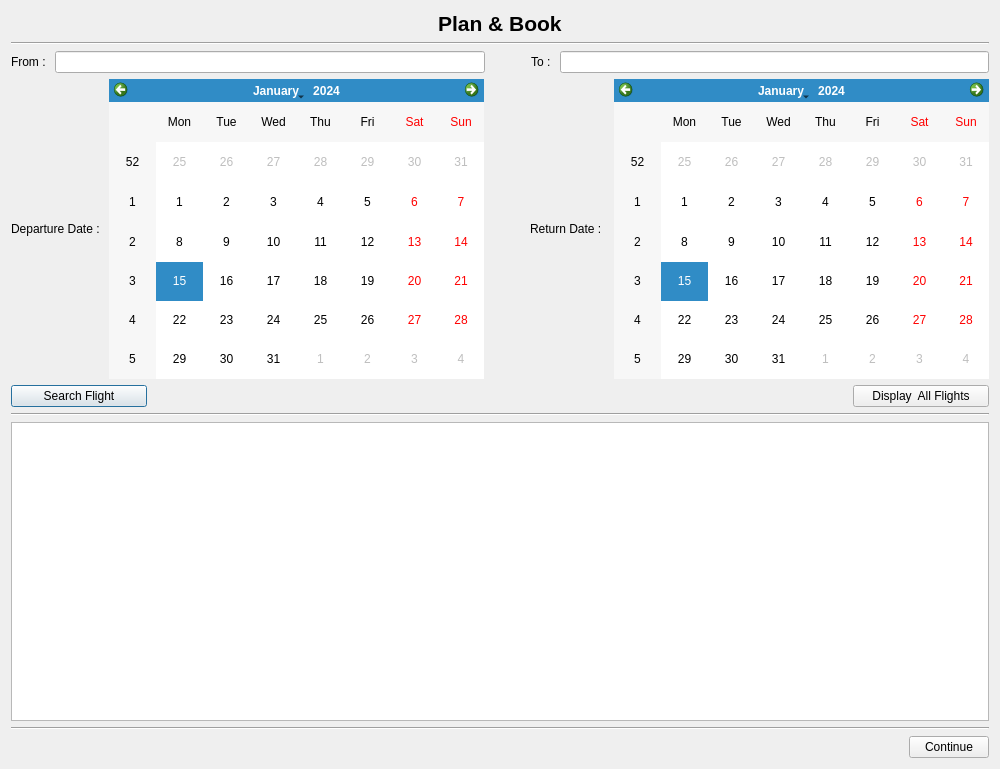
<?xml version="1.0" encoding="UTF-8"?>
<ui version="4.0">
 <class>BookingFlights</class>
 <widget class="QDialog" name="BookingFlights">
  <property name="geometry">
   <rect>
    <x>0</x>
    <y>0</y>
    <width>1000</width>
    <height>769</height>
   </rect>
  </property>
  <property name="windowTitle">
   <string>Dialog</string>
  </property>
  <layout class="QVBoxLayout" name="verticalLayout">
   <item>
    <layout class="QHBoxLayout" name="horizontalLayout">
     <item>
      <spacer name="horizontalSpacer">
       <property name="orientation">
        <enum>Qt::Horizontal</enum>
       </property>
       <property name="sizeType">
        <enum>QSizePolicy::Minimum</enum>
       </property>
       <property name="sizeHint" stdset="0">
        <size>
         <width>40</width>
         <height>20</height>
        </size>
       </property>
      </spacer>
     </item>
     <item alignment="Qt::AlignHCenter">
      <widget class="QLabel" name="LB_Title">
       <property name="font">
        <font>
         <pointsize>16</pointsize>
         <bold>true</bold>
        </font>
       </property>
       <property name="text">
        <string>Plan &amp; Book</string>
       </property>
      </widget>
     </item>
     <item>
      <spacer name="horizontalSpacer_2">
       <property name="orientation">
        <enum>Qt::Horizontal</enum>
       </property>
       <property name="sizeType">
        <enum>QSizePolicy::Minimum</enum>
       </property>
       <property name="sizeHint" stdset="0">
        <size>
         <width>40</width>
         <height>20</height>
        </size>
       </property>
      </spacer>
     </item>
    </layout>
   </item>
   <item>
    <widget class="Line" name="line">
     <property name="orientation">
      <enum>Qt::Horizontal</enum>
     </property>
    </widget>
   </item>
   <item>
    <layout class="QHBoxLayout" name="horizontalLayout_3">
     <item>
      <widget class="QLabel" name="LB_From">
       <property name="text">
        <string>From : </string>
       </property>
      </widget>
     </item>
     <item>
      <widget class="QLineEdit" name="LE_From"/>
     </item>
     <item>
      <spacer name="horizontalSpacer_3">
       <property name="orientation">
        <enum>Qt::Horizontal</enum>
       </property>
       <property name="sizeType">
        <enum>QSizePolicy::Fixed</enum>
       </property>
       <property name="sizeHint" stdset="0">
        <size>
         <width>40</width>
         <height>20</height>
        </size>
       </property>
      </spacer>
     </item>
     <item>
      <widget class="QLabel" name="Lb_To">
       <property name="text">
        <string>To : </string>
       </property>
      </widget>
     </item>
     <item>
      <widget class="QLineEdit" name="LE_To"/>
     </item>
    </layout>
   </item>
   <item>
    <layout class="QHBoxLayout" name="horizontalLayout_4">
     <item>
      <widget class="QLabel" name="LB_DepDate">
       <property name="text">
        <string>Departure Date : </string>
       </property>
      </widget>
     </item>
     <item>
      <widget class="QCalendarWidget" name="CW_DepDate"/>
     </item>
     <item>
      <spacer name="horizontalSpacer_4">
       <property name="orientation">
        <enum>Qt::Horizontal</enum>
       </property>
       <property name="sizeType">
        <enum>QSizePolicy::Fixed</enum>
       </property>
       <property name="sizeHint" stdset="0">
        <size>
         <width>40</width>
         <height>20</height>
        </size>
       </property>
      </spacer>
     </item>
     <item>
      <widget class="QLabel" name="LB_ReturnDate">
       <property name="text">
        <string>Return Date :  </string>
       </property>
      </widget>
     </item>
     <item>
      <widget class="QCalendarWidget" name="CW_ReturnDate"/>
     </item>
    </layout>
   </item>
   <item>
    <layout class="QHBoxLayout" name="horizontalLayout_5">
     <item>
      <widget class="QPushButton" name="pbSearch">
       <property name="text">
        <string>Search Flight</string>
       </property>
      </widget>
     </item>
     <item>
      <spacer name="horizontalSpacer_5">
       <property name="orientation">
        <enum>Qt::Horizontal</enum>
       </property>
       <property name="sizeType">
        <enum>QSizePolicy::Fixed</enum>
       </property>
       <property name="sizeHint" stdset="0">
        <size>
         <width>700</width>
         <height>20</height>
        </size>
       </property>
      </spacer>
     </item>
     <item>
      <widget class="QPushButton" name="pbFlightsAll">
       <property name="text">
        <string>Display  All Flights</string>
       </property>
      </widget>
     </item>
    </layout>
   </item>
   <item>
    <widget class="Line" name="line_2">
     <property name="orientation">
      <enum>Qt::Horizontal</enum>
     </property>
    </widget>
   </item>
   <item>
    <widget class="QTableWidget" name="TW_Affiche">
     <property name="sizePolicy">
      <sizepolicy hsizetype="Expanding" vsizetype="Expanding">
       <horstretch>0</horstretch>
       <verstretch>0</verstretch>
      </sizepolicy>
     </property>
    </widget>
   </item>
   <item>
    <widget class="Line" name="line_3">
     <property name="orientation">
      <enum>Qt::Horizontal</enum>
     </property>
    </widget>
   </item>
   <item>
    <layout class="QGridLayout" name="gridLayout">
     <item row="1" column="1">
      <widget class="QPushButton" name="Pb_Continue">
       <property name="text">
        <string>Continue</string>
       </property>
      </widget>
     </item>
     <item row="1" column="0">
      <spacer name="horizontalSpacer_6">
       <property name="orientation">
        <enum>Qt::Horizontal</enum>
       </property>
       <property name="sizeHint" stdset="0">
        <size>
         <width>40</width>
         <height>20</height>
        </size>
       </property>
      </spacer>
     </item>
    </layout>
   </item>
  </layout>
 </widget>
 <resources/>
 <connections/>
</ui>
